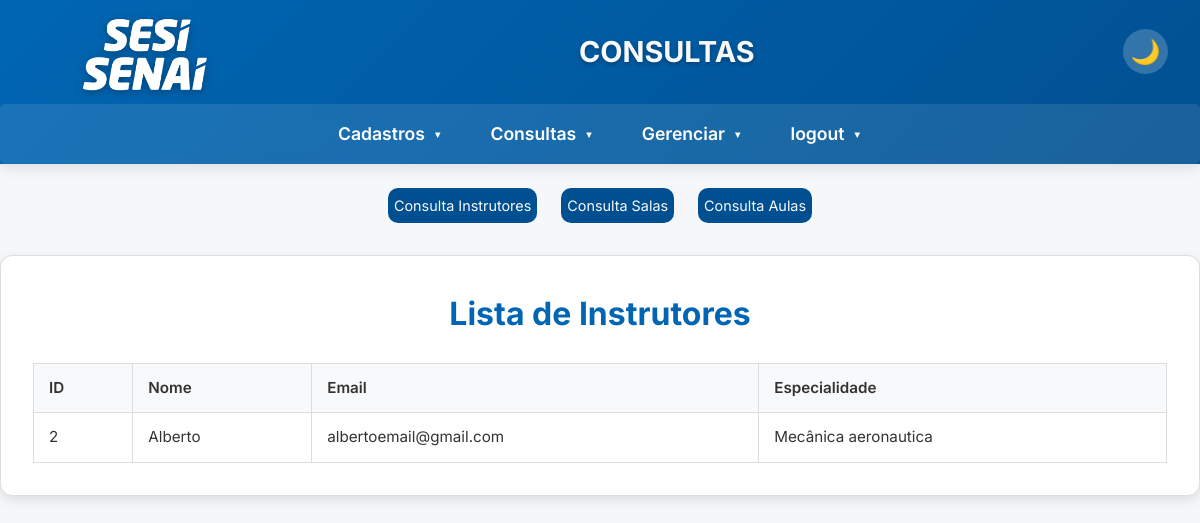
The app's page /SWS-senaiWebServices/consultas.php?view=instrutores with its own data.
### tables this page shows
CREATE TABLE instrutores (
    id_instrutores INT AUTO_INCREMENT PRIMARY KEY,
    nome VARCHAR(100) NOT NULL,
    email VARCHAR(100) NOT NULL,
    especialidade VARCHAR(100) NOT NULL
);

### SWS-senaiWebServices/consultas.php (the view, shortened to what this page needs)
<?php
require_once 'conexao.php';
?>
<!DOCTYPE html>
<html lang="pt-br">
<head>
    <link rel="stylesheet" href="./css/style.css">
    </head>
<body>
    <header>
        <div class="headlogo">
            <a href="home.php"><img src="imagens/sesi_senai_negativo.png" alt="logomenu"></a>
        </div>
        <h1>CONSULTAS</h1>
        <button id="theme-toggle-button" class="theme-toggle-button">🌙</button>
        <nav>
            <ul>
                <li><a href="./home.php">Cadastros</a>
                </li>
                <li><a href="#">Consultas</a>
                </li>
                <li><a href="gerenciar.php">Gerenciar</a>
        </li>
                <li><a href="index.php">logout</a></li>
            </ul>
        </nav>
    </header>
    <main>
        <div class="botoes">
             <a href="consultas.php?view=instrutores">Consulta Instrutores</a>
             <a href="consultas.php?view=salas">Consulta Salas</a>
             <a href="consultas.php?view=aulas">Consulta Aulas</a>
        </div>
        <div class="content-wrapper">
        <?php
        function exibir_tabela($resultado, $cabecalhos) {
            if ($resultado && $resultado->num_rows > 0) {
                echo "<table>";
                echo "<thead><tr>";
                foreach ($cabecalhos as $cabecalho) {
                    echo "<th>" . htmlspecialchars($cabecalho) . "</th>";
                }
                echo "</tr></thead>";
                echo "<tbody>";
                while ($linha = $resultado->fetch_assoc()) {
                    echo "<tr>";
                    foreach ($linha as $key => $coluna) {
                        if ($key === 'disponivel') {
                            echo "<td>" . ($coluna ? 'Sim' : 'Não') . "</td>";
                        } else {
                            echo "<td>" . htmlspecialchars($coluna) . "</td>";
                        }
                    }
                    echo "</tr>";
                }
                echo "</tbody></table>";
            } else {
                echo "<p>Nenhum resultado encontrado.</p>";
            }
        }
        if (isset($_GET['view'])) {
            $view = $_GET['view'];
            switch ($view) {
                case 'instrutores':
                    echo "<h2>Lista de Instrutores</h2>";
                    $sql = "SELECT id_instrutores, nome, email, especialidade FROM instrutores";
                    $resultado = $conn->query($sql);
                    exibir_tabela($resultado, ['ID', 'Nome', 'Email', 'Especialidade']);
                    break;
            }
        } else {
            echo '<div class="welcome-message">';
            echo '<h1>Bem-vindo ao Painel de Consultas</h1>';
            echo '<p>Selecione uma consulta no menu ou nos botões acima para exibir os dados.</p>';
            echo '</div>';
        }
        ?>
        </div>
    </main>
</body>
</html>

### SWS-senaiWebServices/css/style.css (style rules this page uses)
:root { --primary: #0066b3; --primary-dark: #005091; --secondary: #f8f9fa; --accent: #ff6b00; --shadow: 0 4px 12px rgba(0, 0, 0, 0.1); --transition: all 0.3s ease; --bg-color: #f5f7fa; --surface-color: #ffffff; --text-primary: #333; --text-secondary: #666; --text-light: #f8f9fa; --border-color: #ddd; --input-bg: #f8fafc; }
* { list-style-type: none; margin: 0; padding: 0; box-sizing: border-box; text-decoration: none; }
body { font-family: 'Inter', sans-serif; background-color: var(--bg-color); color: var(--text-primary); line-height: 1.6; transition: var(--transition); }
header { background: linear-gradient(135deg, var(--primary), var(--primary-dark)); color: var(--text-light); box-shadow: var(--shadow); position: relative; z-index: 1000; display: flex; flex-wrap: wrap; align-items: center; }
.headlogo { margin-top: 1rem; margin-left: 5rem; display: flex; align-items: center; gap: 1rem; }
.headlogo img { height: 80px; filter: drop-shadow(0 2px 4px rgba(0,0,0,0.3)); }
header h1 { font-size: 1.8rem; font-weight: 700; text-shadow: 0 2px 4px rgba(0,0,0,0.3); flex-grow: 1; display: flex; justify-content: center; margin: 0 2rem; }
.theme-toggle-button { background: rgba(255, 255, 255, 0.2); border: none; color: white; padding: 0.5rem; border-radius: 50%; cursor: pointer; font-size: 1.5rem; width: 45px; height: 45px; display: flex; justify-content: center; align-items: center; transition: var(--transition); margin-right: 2rem; }
nav { width: 100vw; margin-top: 0rem; background: rgba(255, 255, 255, 0.1); border-radius: 5px; backdrop-filter: blur(5px); padding: 0.2rem 1rem; display: flex; flex-direction: row; justify-content: center; }
nav > ul { display: flex; justify-content: space-between; list-style: none; }
nav > ul > li { position: relative; flex: 1; text-align: center; }
nav > ul > li > a { display: block; padding: 0.8rem 1.5rem; color: white; text-decoration: none; font-weight: 600; font-size: 1.1rem; transition: var(--transition); border-radius: 6px; }
nav > ul > li > a:after { content: "▼"; font-size: 0.6rem; margin-left: 0.5rem; vertical-align: middle; }
.botoes { margin-top: 2vw; display: flex; justify-content: center; gap: 2vw; }
.botoes a { color: var(--text-light); font-size: 1.2vw; background-color: var(--primary-dark); border-radius: 10px; padding: 0.5vw; transition: var(--transition); }
main .content-wrapper { max-width: 1400px; margin: 2rem auto; padding: 2rem; background: var(--surface-color); border-radius: 12px; box-shadow: var(--shadow); border: 1px solid var(--border-color); }
main h2 { color: var(--primary); margin-bottom: 1.5rem; text-align: center; font-size: 2rem; }
main table { width: 100%; border-collapse: collapse; margin-top: 20px; font-size: 0.95rem; }
main th, main td { padding: 12px 15px; border: 1px solid var(--border-color); text-align: left; transition: background-color 0.3s ease; }
main th { background-color: var(--secondary); font-weight: 600; color: var(--text-primary); }

### records on screen
instrutores: id_instrutores "2", nome "Alberto", email "albertoemail@gmail.com", especialidade "Mecânica aeronautica"

### other values on screen
$cabecalho "ID"
$cabecalho "Nome"
$cabecalho "Email"
$cabecalho "Especialidade"
